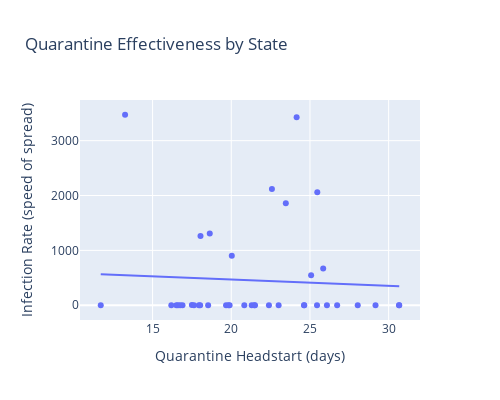

The code cell stored with this chart in its notebook:
### Code cell
fig = px.scatter(state_plottable, x='Quarantine Headstart', y='infection rate', 
                 hover_name=state_plottable.index.to_series(),
                 trendline='ols',width=500,height=400,
                 title='Quarantine Effectiveness by State')
fig.update_yaxes(title="Infection Rate (speed of spread)")
fig.update_xaxes(title="Quarantine Headstart (days)")
fig.show()

### Figure 1 — Plotly figure (JSON) as saved in the notebook; plotly's stock layout.template omitted (floating-point values rounded to 4 significant figures)
{"data": [{"hoverlabel": {"namelength": 0}, "hovertemplate": "<b>%{hovertext}</b><br><br>Quarantine Headstart=%{x}<br>infection rate=%{y}", "hovertext": ["NY", "NJ", "MI", "LA", "DE", "PA", "CO", "GA", "MD", "IN", "WA", "NV", "FL", "VA", "VT", "TN", "MO", "NH", "UT", "TX", "OH", "NM", "SC", "AZ", "ID", "NC", "WI", "KS", "ME", "CA", "ND", "OK", "NE", "WY", "OR", "AK", "MT", "WV", "HI"], "legendgroup": "", "marker": {"color": "#636efa", "symbol": "circle"}, "mode": "markers", "name": "", "showlegend": false, "type": "scatter", "x": [23.47, 24.15, 25.84, 20.83, 30.67, 21.46, 25.07, 21.3, 30.66, 26.08, 22.39, 16.9, 16.51, 28.04, 16.62, 17.5, 13.25, 17.95, 18.02, 24.62, 25.47, 26.73, 19.89, 22.58, 17.63, 25.45, 18.53, 24.64, 18.04, 29.17, 20.03, 16.19, 19.67, 16.75, 21.51, 18.63, 11.7, 19.82, 23.01], "xaxis": "x", "y": [1859.0, 3427.0, 669.5, 0.2744, 0.1873, 0.2783, 546.4, 0.3571, 0.2015, 0.852, 0.1672, 1.453, 0.487, 0.304, 0.316, 3.64, 3472.0, 0.4586, 0.3667, 0.4955, 2059.0, 0.1825, 0.2959, 2117.0, 0.3779, 0.6575, 0.5948, 0.8601, 1263.0, 0.275, 902.5, 0.6753, 0.1839, 0.2462, 0.6584, 1309.0, 1.261, 0.2837, 0.2385], "yaxis": "y"}, {"hoverlabel": {"namelength": 0}, "hovertemplate": "<b>OLS trendline</b><br>infection rate = -11.6449 * Quarantine Headstart + 702.185<br>R<sup>2</sup>=0.003285<br><br>Quarantine Headstart=%{x}<br>infection rate=%{y} <b>(trend)</b>", "legendgroup": "", "marker": {"color": "#636efa", "symbol": "circle"}, "mode": "lines", "name": "", "showlegend": false, "type": "scatter", "x": [11.7, 13.25, 16.19, 16.51, 16.62, 16.75, 16.9, 17.5, 17.63, 17.95, 18.02, 18.04, 18.53, 18.63, 19.67, 19.82, 19.89, 20.03, 20.83, 21.3, 21.46, 21.51, 22.39, 22.58, 23.01, 23.47, 24.15, 24.62, 24.64, 25.07, 25.45, 25.47, 25.84, 26.08, 26.73, 28.04, 29.17, 30.66, 30.67], "xaxis": "x", "y": [565.9, 547.9, 513.7, 509.9, 508.7, 507.1, 505.4, 498.5, 496.9, 493.2, 492.3, 492.1, 486.4, 485.2, 473.2, 471.4, 470.5, 468.9, 459.6, 454.2, 452.3, 451.7, 441.4, 439.2, 434.2, 428.9, 420.9, 415.5, 415.3, 410.2, 405.8, 405.6, 401.3, 398.5, 390.9, 375.7, 362.6, 345.2, 345.0], "yaxis": "y"}], "layout": {"height": 400, "legend": {"tracegroupgap": 0}, "title": {"text": "Quarantine Effectiveness by State"}, "width": 500, "xaxis": {"anchor": "y", "domain": [0, 1], "title": {"text": "Quarantine Headstart (days)"}}, "yaxis": {"anchor": "x", "domain": [0, 1], "title": {"text": "Infection Rate (speed of spread)"}}}}
